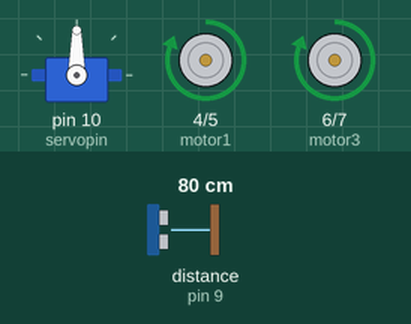
Simulated run of this sketch. Board: Arduino Uno, built with avr-gcc and run on an emulated ATmega328P. Shown: servo, motor-driver pin pairs drawn as motors (green arrow = first pin HIGH = forward, orange = second pin HIGH = backward, longer = more drive). Wiring (inferred from the names in the program): ultrasonic range finder: trigger pin 8; echo pin 9. The inputs (shaded band) are chosen by the test bench; at power-on: distance to the obstacle (sensor on pin 9) 80 cm. The echo pulse lasts 58.3 µs per cm.

Above: at 1.2 s.
1.3 s: distance to the obstacle (sensor on pin 9) set to 24 cm
2.8 s: distance to the obstacle (sensor on pin 9) set to 19 cm
At 4.0 s:
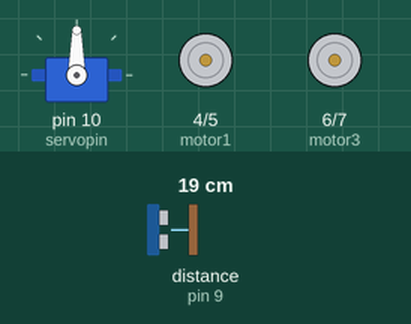
At 5.1 s:
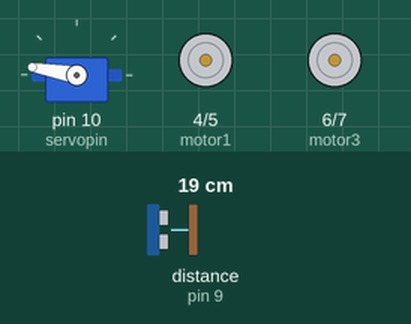
5.8 s: distance to the obstacle (sensor on pin 9) set to 22 cm
At 7.1 s:
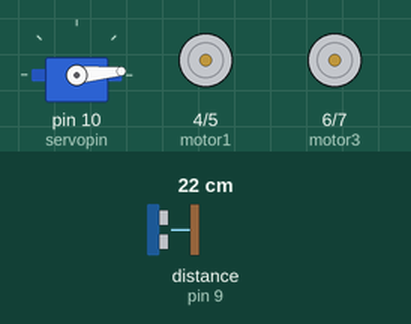
Timing chart, 0 to 17.8 s (numbered marks = the images above; inputs shaded):
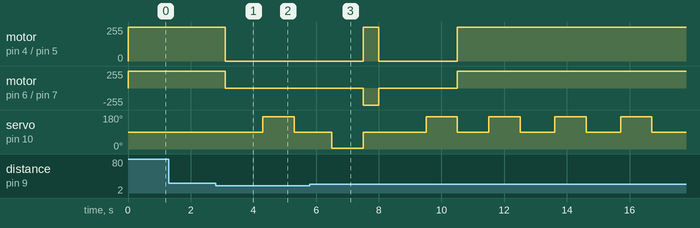

The sketch:

DraftPrepCode1.ino
```cpp
#include <Servo.h>

int motor1 = 4;         //right front
int motor2 = 5;         //right back
int motor3 = 6;         //left front
int motor4 = 7;        //left back

int trig = 8;
int echo = 9;
int servopin =10;

Servo myservo;                      //creates an object of the class Servo and names it myservo
const int servostart = 90;         //stores servo motor start point, esssentially the angle where it starts from

int leftdistance = 0;             //initialises 2 variables that will store the distance on the left and right side, to make a decision on which side to turn if a collision is about to occur
int rightdistance = 0;

float distanceleft = 0;
float distanceright = 0;
int a;
float pingTravelTime, fdistance;

void setup() {                     // setup code that only runs once
             // begins serial transmission with the serial monitor. so alerts and whatnot can be receive
  pinMode(motor1, OUTPUT);         // sets the mode (input or output) for each of the components, along with the pin they are attached at
  pinMode(motor2, OUTPUT);

  pinMode(motor3, OUTPUT);
  pinMode(motor4, OUTPUT);

  pinMode(trig, OUTPUT);
  pinMode(echo, INPUT);

  //pinMode(servopin,OUTPUT)  - not sure if I need this line if .attach function is already used to attach servo to a particular piN
  myservo.attach(servopin);
}
int getdistance() {                             //main function used to receive the distance, which returns as a variable
  digitalWrite(trig, LOW);
  delayMicroseconds(10);
  digitalWrite(trig, HIGH);
  delayMicroseconds(10);
  digitalWrite(trig, LOW);                     //this is when the ping is launched

  pingTravelTime = pulseIn(echo, HIGH);        //echo will stay HIGH until the ping makes it back, and then will become LOW, as this statement is used to look at the echo pin for a HIGH pulse. giving us a recording of time elapsed when the echo pin becomes LOW again
  fdistance = (pingTravelTime*0.0334) / 2;     //since the measurement recorded was in time (microseconds) , this equation is used to convert it into distance in cm
                                               //and it involved the distance to and from a point, we divide it by 2
  return fdistance;
}

int leftsee() {                                  //seperate functions for gauging the right and left distance, and works by moving the servo
  myservo.write(servostart);                     //so that it faces the approproate direction and then just uses the same getdistace() function
  delay(1000);
  myservo.write(170);
  delay(1000);
  distanceleft = getdistance();
  myservo.write(servostart);
  return distanceleft;
}

int rightsee() {
  myservo.write(servostart);
  delay(1000);
  myservo.write(5);
  delay(1000);
  distanceright = getdistance();
  myservo.write(servostart);
  return distanceright;
}

void forward() {                                    //group of simple functions that just manipulate the motors in varying ways, to have movement,
  digitalWrite(motor1, HIGH);                       //stopping, and rotation
  digitalWrite(motor2, LOW);
  digitalWrite(motor3, HIGH);
  digitalWrite(motor4, LOW);
}

void backward() {
  digitalWrite(motor1, LOW);
  digitalWrite(motor2, HIGH);
  digitalWrite(motor3, LOW);
  digitalWrite(motor4, HIGH);
}

void stop() {
  digitalWrite(motor1, LOW);
  digitalWrite(motor2, LOW);
  digitalWrite(motor3, LOW);
  digitalWrite(motor4, LOW);
}

void turnleft() {
  digitalWrite(motor1, LOW);                         //right front
  digitalWrite(motor2, HIGH);                        //right back
  digitalWrite(motor3, HIGH);                        //left front
  digitalWrite(motor4, LOW);                         //left back
}

void turnright() {
  digitalWrite(motor1, HIGH);                        //right front
  digitalWrite(motor2, LOW);                         //right back
  digitalWrite(motor3, LOW);                         //left front
  digitalWrite(motor4, HIGH);                        //left back
}

void loop() {                       //main code that runs repeatedly
  fdistance = getdistance();

  if (fdistance <= 20) {
    delay(300);
    stop();
    delay(200);
    leftdistance = leftsee();
    delay(200);
    rightdistance = rightsee();


    if (leftdistance >= rightdistance) {               //compares distance on each side to make a decision, then moves forward in that direction
      turnleft();
      delay(500);
      stop();
      delay(500);
      rightdistance = rightsee();                     //gets right distance again as it turns to the left, which should be the same as the front distance and moves the boat forward
      while (rightdistance <= fdistance) {             //until the obstacle is not there, which is when the boat turns right, allowing it to again face the finish line
      forward();
      rightdistance = rightsee();
      delay(100);
      }
      turnright();
      delay(500);
      stop();
    } else {                                           //alternate case where it gets left distance again as it turns to the right, which should be the same as the front distance and moves the boat forward
                                                       //until the obstacle is not there, which is when the boat turns left, allowing it to again face the finish line
      turnright();
      delay(500);
      stop();
      delay(500);
      leftdistance = leftsee();
      while (leftdistance <= fdistance) {
      forward();
      leftdistance = leftsee();
      delay(100);
      }
      turnleft();
      delay(500);
      stop();
  }
   }else {
    forward();
  }
}
```

Measured:
- the behaviour switches between 22 and 21 cm on distance to the obstacle (sensor on pin 9) (found by bisection; images 0 and 1)
- the behaviour switches between 19 and 20 cm on distance to the obstacle (sensor on pin 9) (found by bisection; images 2 and 3)
- after the input at 1.3 s, every drawn part: stays the same
- after the input at 2.8 s, motor on pin 4 (motor1) / pin 5 (motor2), motor on pin 6 (motor3) / pin 7 (motor4): forward 255/255 → stopped after 0.30 s; servo on pin 10 (servopin): 90° → 170° after 1.5 s, → 90° 1.0 s later
